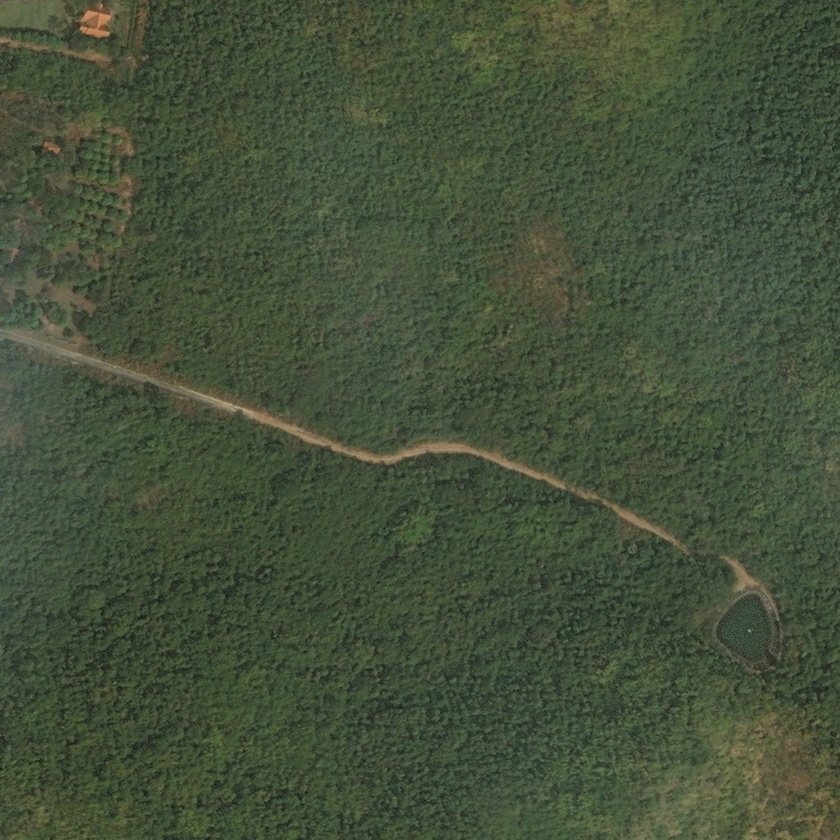
#> input picture test/001.jpg, 840 x 840 px, shrunk from 1024 x 1024 before the run, found by its file name; its folder holds only this picture in this run
$ jupyter execute --allow-errors RoadPathExtraction.ipynb
#> lines starting #> are read from the running program, lines starting #| are printed output that depends on the picture; after the words box and inside, x2 and y2 are one past the last pixel; in counts of white or black regions, pixels touching at a corner belong together
# TUGAS BESAR PENGOLAHAN CITRA DIGITAL
## Road Path Extraction
### Kelompok 28

## Import Library

[cell 1]
import os
import cv2
import numpy as np
import matplotlib.pyplot as plt

## Fungsi Thresholding

[cell 2]
def threshold_image(image):
    threshold_value = 127
    _, thresholded_image = cv2.threshold(image, threshold_value, 255, cv2.THRESH_BINARY)
    return thresholded_image

## Fungsi Simpan Gambar

[cell 3]
def save_image(image, folder_path, filename):
    if not os.path.exists(folder_path):
        os.makedirs(folder_path)
    save_path = os.path.join(folder_path, filename)
    cv2.imwrite(save_path, image)

## Preprocessing

[cell 4]
def process_image(image_path):
    # Load citra satelit
    img = plt.imread(image_path)
#> img is the input picture: shape (840, 840, 3); mean R, G, B 68.7, 80.5, 57.6
    image = cv2.imread(image_path, cv2.IMREAD_GRAYSCALE)
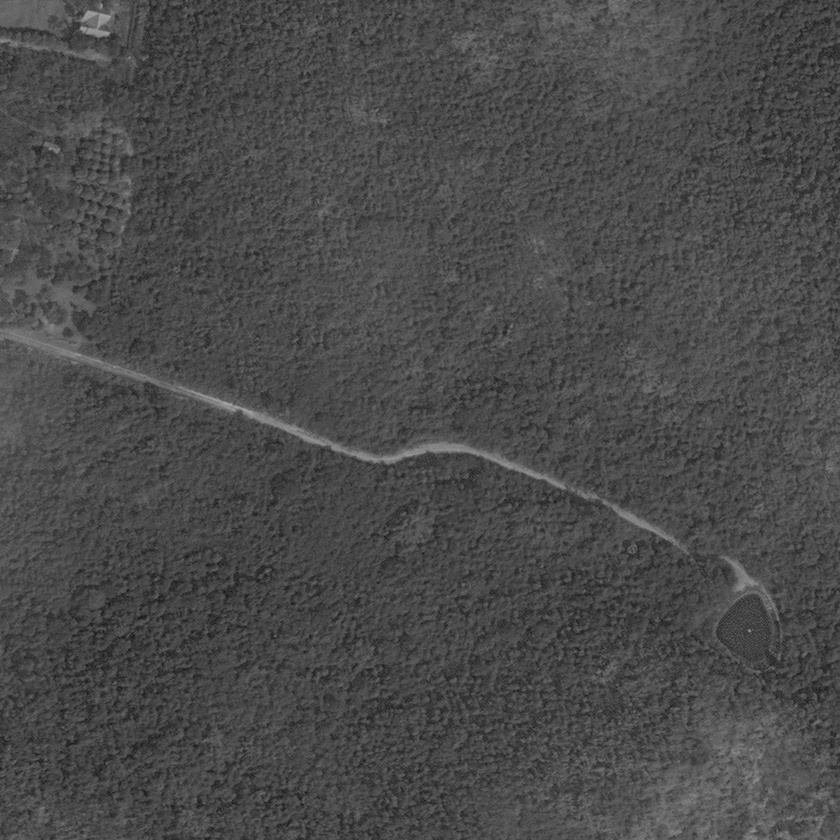
#> image: shape (840, 840); min 21, max 173, mean 74.3

    # Perbaikan kualitas citra
    enhanced_image = cv2.equalizeHist(image)
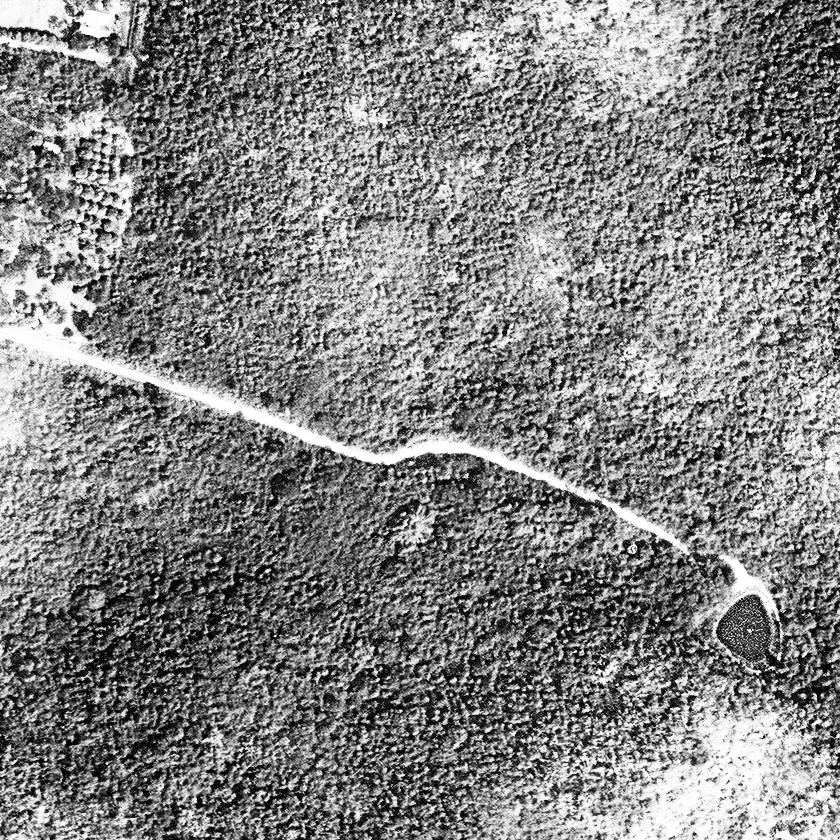
#> enhanced_image: shape (840, 840); min 0, max 255, mean 130.4

    # Pendeteksian tepi
    edges = cv2.Canny(enhanced_image, 100, 200)
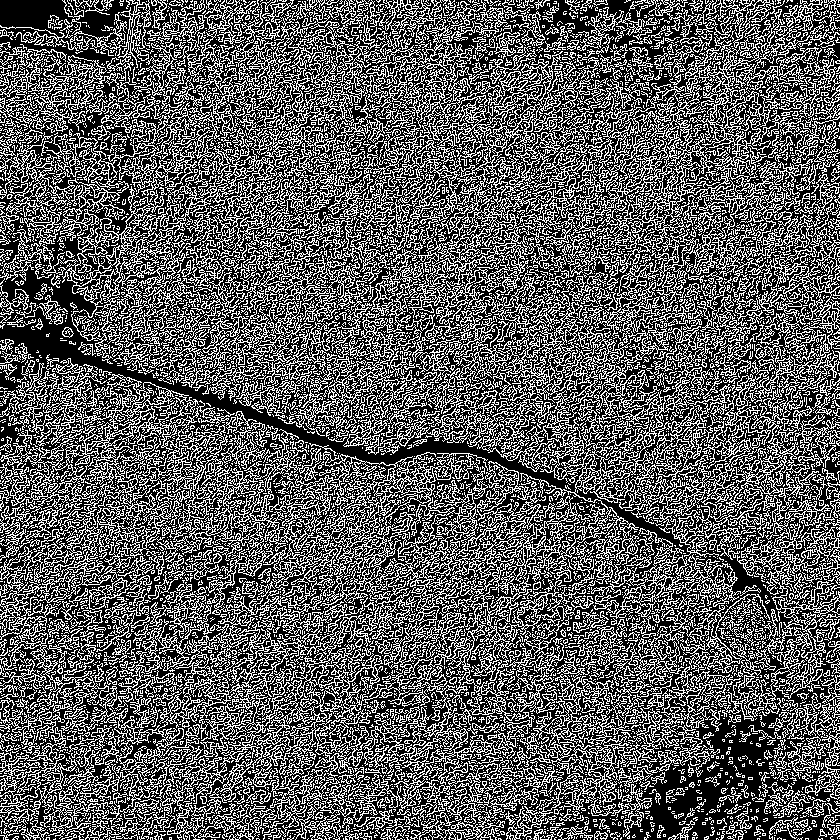
#> edges: shape (840, 840); 36% white in thin lines or dots

    # Morfologi citra
    kernel = np.ones((5, 5), np.uint8)
    dilated_image = cv2.dilate(edges, kernel, iterations=1)
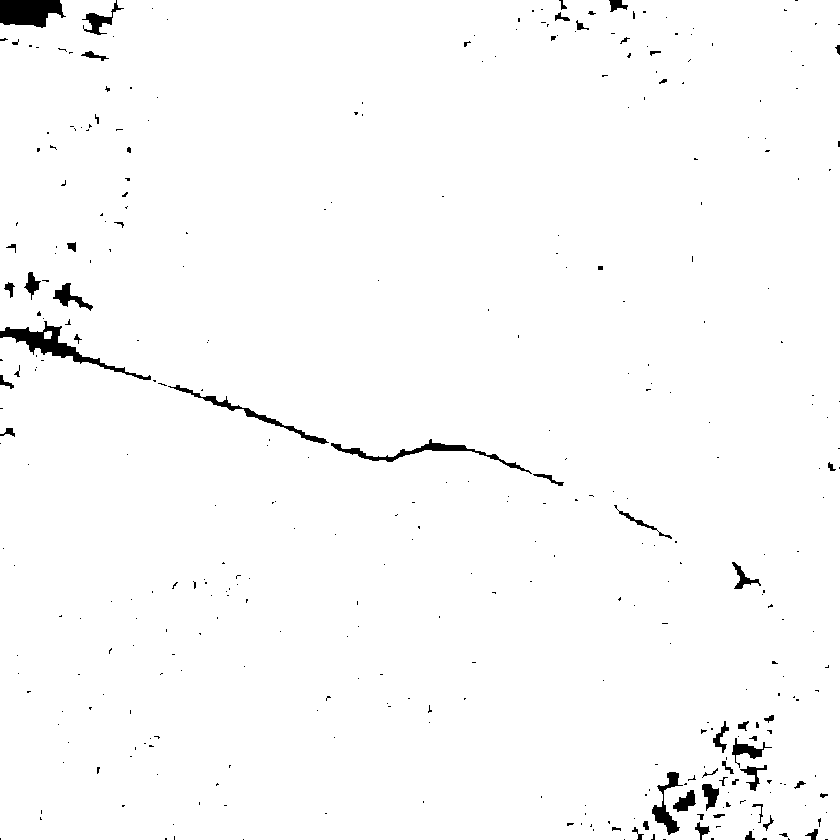
#> dilated_image: shape (840, 840); 98.4% white; 367 black regions (308 under 20 px)

    threshold = threshold_image(dilated_image)

    # Menyimpan hasil proses threshold dalam folder "train"
    save_image(threshold, r"D:\Yuan Dimianta\Kuliah\Semester 4\PCD\Praktikum\kelompok_7\TugasBesar\train", os.path.basename(image_path))

    # Mencari kontur pada citra
    contours, hierarchy = cv2.findContours(threshold, cv2.RETR_TREE, cv2.CHAIN_APPROX_SIMPLE)
#> contours = 362 contours, 291 with area under 20; largest, box (x1, y1, x2, y2) and area: (0, 0, 840, 840) 699452, (330, 438, 533, 475) 1152, (167, 384, 330, 445) 920, (651, 771, 684, 836) 716, (52, 282, 94, 312) 434
    contour_image = cv2.drawContours(img, contours, -1, (0, 255, 0), 2)

    # Menyimpan hasil proses kontur dalam folder "valid"
    save_image(contour_image, r"D:\Yuan Dimianta\Kuliah\Semester 4\PCD\Praktikum\kelompok_7\TugasBesar\valid", os.path.basename(image_path))

$ run again, on test/259736_sat.jpg
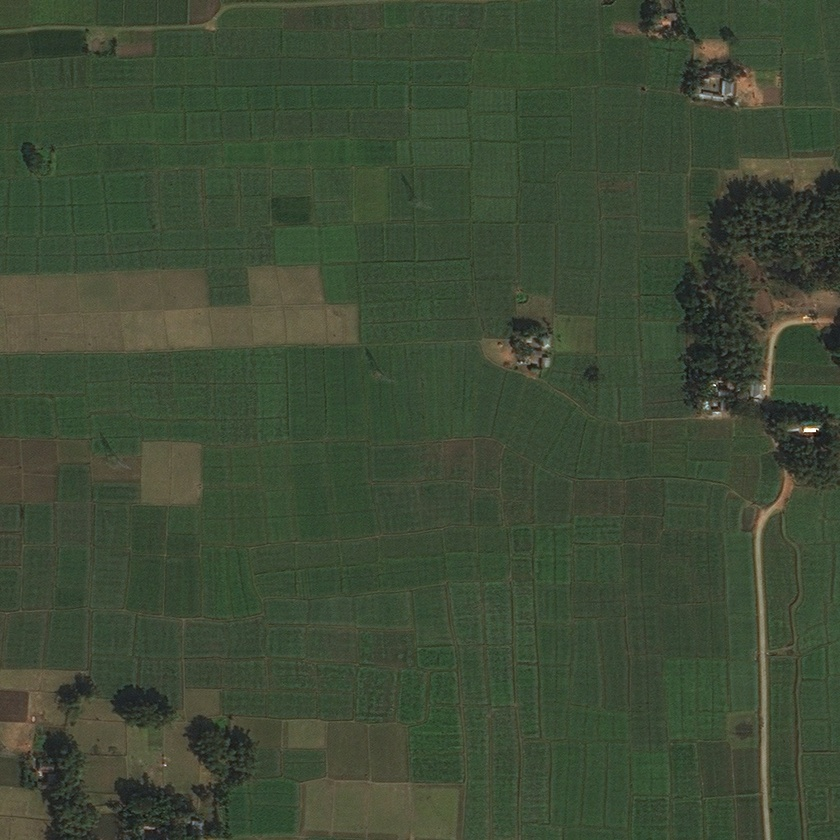
#> input picture test/259736_sat.jpg, 840 x 840 px, shrunk from 1024 x 1024 before the run, found by its file name
#> in process_image, img is the input picture: shape (840, 840, 3); mean R, G, B 61.8, 74.1, 53.5
#> in process_image, `edges = cv2.Canny(enhanced_image, 100, 200)`:
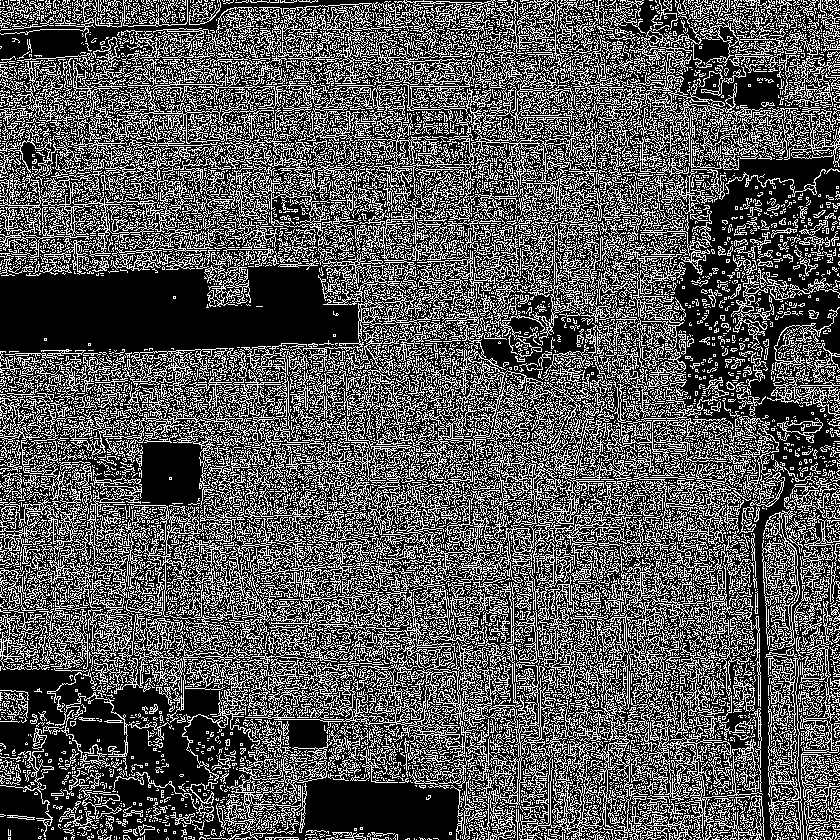
#> edges: shape (840, 840); 33.5% white in thin lines or dots
#> in process_image, `dilated_image = cv2.dilate(edges, kernel, iterations=1)`:
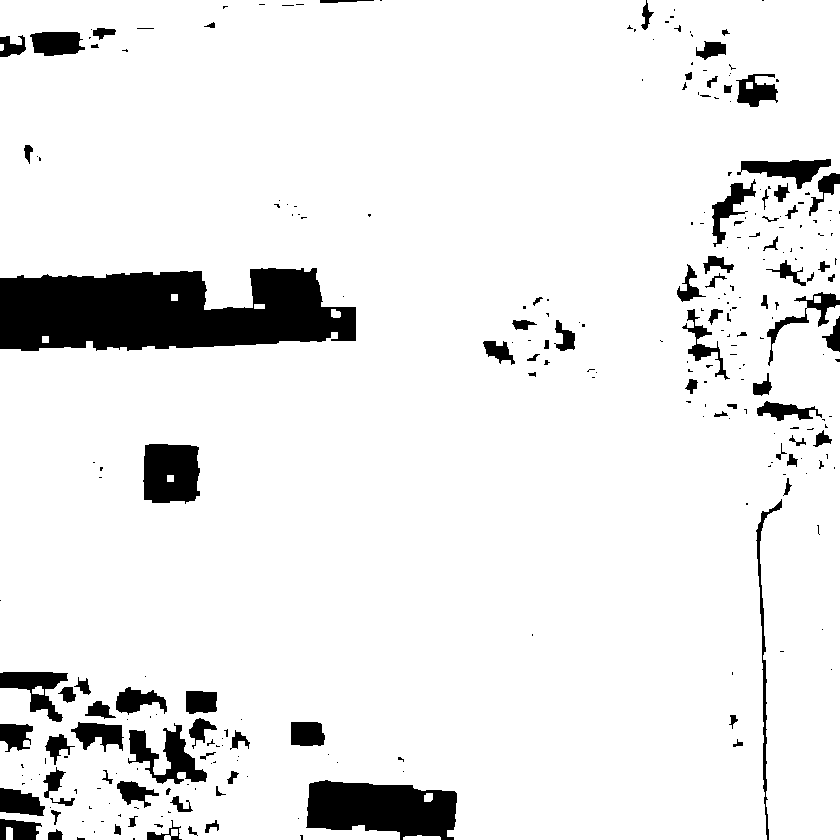
#> dilated_image: shape (840, 840); 91.7% white; 276 black regions (182 under 20 px)
#> contours = 286 contours, 176 with area under 20; largest, box (x1, y1, x2, y2) and area: (0, 0, 840, 840) 665344, (142, 443, 201, 505) 3170, (127, 722, 208, 785) 2204, (740, 158, 832, 190) 1403, (29, 31, 86, 57) 1124
